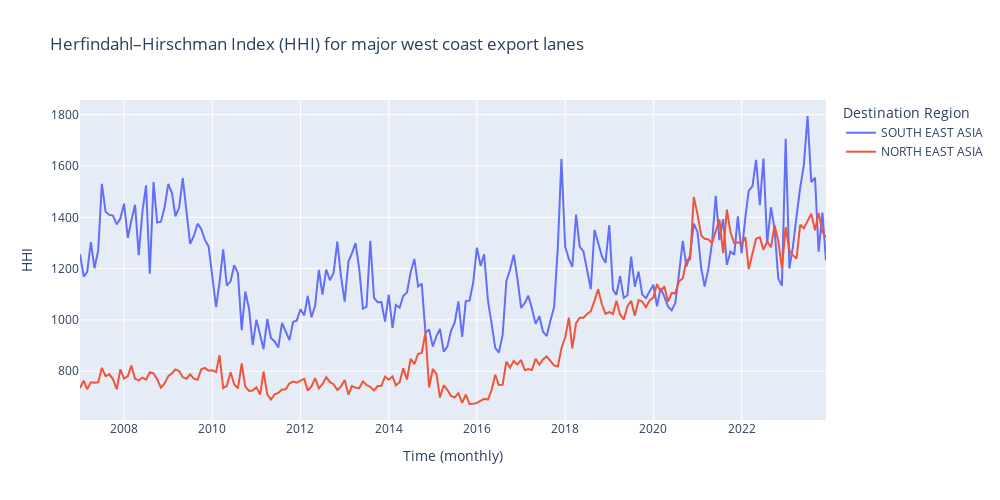

This figure's notebook cell:
### Code cell
px.line(
    hhi_westlanes_df
    .filter(pl.col('dest_region').is_in(['NORTH EAST ASIA', 'SOUTH EAST ASIA'])), 
    x='month', y='hhi', color='dest_region',
    width=1000, height=500,
    title='Herfindahl–Hirschman Index (HHI) for major west coast export lanes',
    labels={
        'dest_region':'Destination Region',
        'hhi':'HHI',
        'month':'Time (monthly)'
    }
)

### Figure 1 — Plotly figure (JSON) as saved in the notebook; plotly's stock layout.template omitted (floating-point values rounded to 4 significant figures; data arrays with more than 128 entries replaced by an {"elided": "..."} marker saying what was removed)
{"data": [{"hovertemplate": "Destination Region=SOUTH EAST ASIA<br>Time (monthly)=%{x}<br>HHI=%{y}<extra></extra>", "legendgroup": "SOUTH EAST ASIA", "line": {"color": "#636efa", "dash": "solid"}, "marker": {"symbol": "circle"}, "mode": "lines", "name": "SOUTH EAST ASIA", "orientation": "v", "showlegend": true, "type": "scatter", "x": {"elided": "204 str values"}, "xaxis": "x", "y": {"elided": "204 float values"}, "yaxis": "y"}, {"hovertemplate": "Destination Region=NORTH EAST ASIA<br>Time (monthly)=%{x}<br>HHI=%{y}<extra></extra>", "legendgroup": "NORTH EAST ASIA", "line": {"color": "#EF553B", "dash": "solid"}, "marker": {"symbol": "circle"}, "mode": "lines", "name": "NORTH EAST ASIA", "orientation": "v", "showlegend": true, "type": "scatter", "x": {"elided": "204 str values"}, "xaxis": "x", "y": {"elided": "204 float values"}, "yaxis": "y"}], "layout": {"height": 500, "legend": {"title": {"text": "Destination Region"}, "tracegroupgap": 0}, "title": {"text": "Herfindahl–Hirschman Index (HHI) for major west coast export lanes"}, "width": 1000, "xaxis": {"anchor": "y", "domain": [0, 1], "title": {"text": "Time (monthly)"}}, "yaxis": {"anchor": "x", "domain": [0, 1], "title": {"text": "HHI"}}}}
